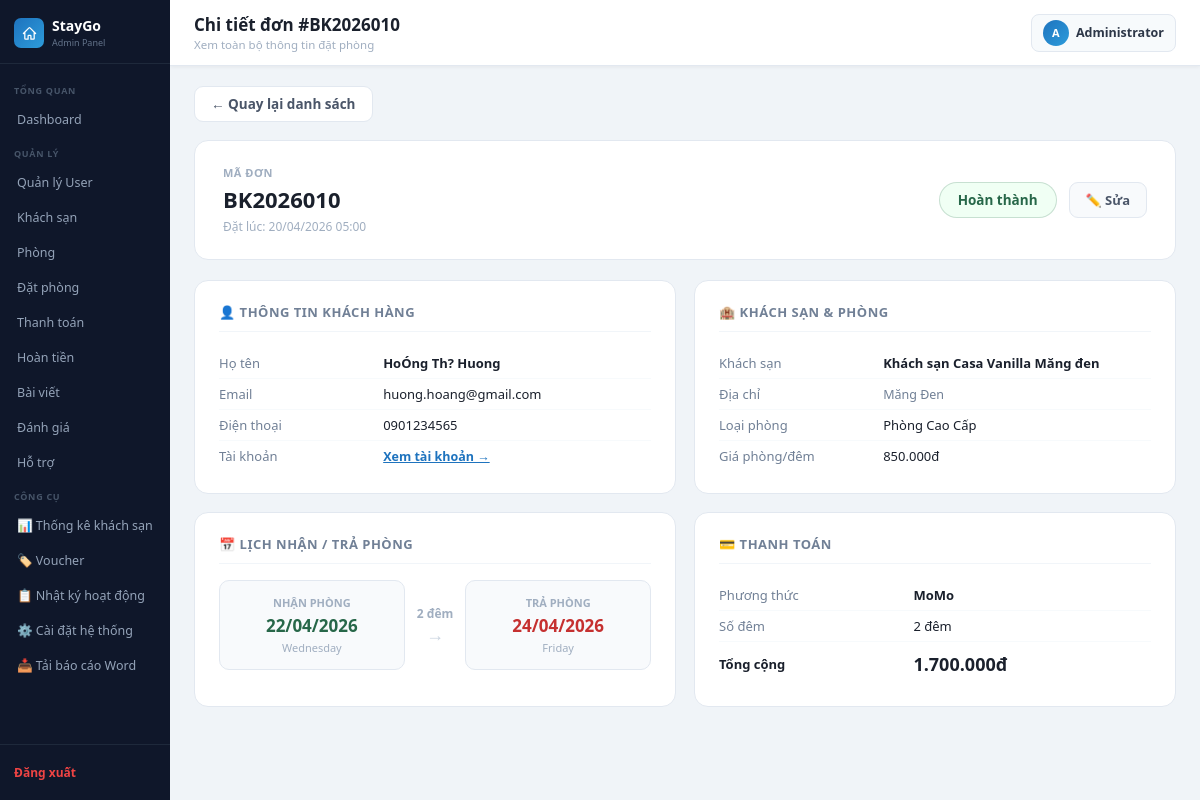
/admin_lvhuy_kontum/booking_detail.php?id=55 (signed in), run on the app's committed database.
### tables this page shows
CREATE TABLE `bookings` (
  `id` int(11) NOT NULL,
  `order_code` varchar(30) NOT NULL,
  `user_id` int(11) DEFAULT NULL,
  `room_id` int(11) DEFAULT NULL,
  `full_name` varchar(100) DEFAULT NULL,
  `email` varchar(100) DEFAULT NULL,
  `phone` varchar(20) DEFAULT NULL,
  `check_in` date DEFAULT NULL,
  `check_out` date DEFAULT NULL,
  `total_price` decimal(10,2) DEFAULT NULL,
  `payment_method` enum('bank','momo','vnpay','hotel','card') NOT NULL,
  `note` text DEFAULT NULL,
  `voucher_code` varchar(30) DEFAULT NULL,
  `discount_amount` decimal(10,2) NOT NULL DEFAULT 0.00,
  `status` varchar(20) NOT NULL DEFAULT 'pending',
  `created_at` timestamp NOT NULL DEFAULT current_timestamp(),
  `updated_at` timestamp NULL DEFAULT NULL ON UPDATE current_timestamp(),
  `refund_requested` tinyint(1) DEFAULT 0,
  `refund_requested_at` datetime DEFAULT NULL,
  `refund_amount` decimal(15,2) DEFAULT 0.00
);

CREATE TABLE `hotels` (
  `id` int(11) NOT NULL,
  `name` varchar(150) DEFAULT NULL,
  `address` varchar(255) DEFAULT NULL,
  `description` text DEFAULT NULL,
  `image` varchar(255) DEFAULT NULL,
  `created_at` timestamp NOT NULL DEFAULT current_timestamp(),
  `updated_at` timestamp NULL DEFAULT NULL ON UPDATE current_timestamp(),
  `location_id` int(11) DEFAULT NULL,
  `rating` decimal(2,1) DEFAULT 0.0,
  `review_text` varchar(50) DEFAULT NULL,
  `review_count` int(11) DEFAULT 0,
  `price` int(11) DEFAULT NULL,
  `old_price` int(11) DEFAULT NULL,
  `checkin_time` varchar(10) DEFAULT '14:00',
  `checkout_time` varchar(10) DEFAULT '12:00',
  `is_active` tinyint(1) DEFAULT 0,
  `is_weekend_deal` tinyint(1) NOT NULL DEFAULT 0,
  `star_category` tinyint(1) NOT NULL DEFAULT 3 COMMENT '1-5 sao (hang khach san)'
);

CREATE TABLE `rooms` (
  `id` int(11) NOT NULL,
  `hotel_id` int(11) DEFAULT NULL,
  `room_name` varchar(100) DEFAULT NULL,
  `bed_type` varchar(100) DEFAULT NULL,
  `price` decimal(10,2) DEFAULT NULL,
  `quantity` int(11) DEFAULT NULL,
  `is_active` tinyint(1) NOT NULL DEFAULT 1,
  `description` text DEFAULT NULL,
  `max_guests` int(11) NOT NULL DEFAULT 2,
  `created_at` timestamp NOT NULL DEFAULT current_timestamp(),
  `updated_at` timestamp NULL DEFAULT NULL ON UPDATE current_timestamp(),
  `image` varchar(255) DEFAULT NULL
);

### admin_lvhuy_kontum/booking_detail.php (the view, shortened to what this page needs)
<?php
include("../config/database.php");
$id = isset($_GET['id']) ? (int)$_GET['id'] : 0;
$booking = $conn->query("
    SELECT b.*,
        u.full_name AS user_full_name, u.email AS user_email, u.phone AS user_phone, u.id AS user_id,
        r.room_name, r.price AS room_price, r.id AS room_id,
        h.name AS hotel_name, h.address AS hotel_address, h.id AS hotel_id
    FROM bookings b
    LEFT JOIN users  u  ON b.user_id  = u.id
    LEFT JOIN rooms  r  ON b.room_id  = r.id
    LEFT JOIN hotels h  ON r.hotel_id = h.id
    WHERE b.id = $id
")->fetch_assoc();
$page_title    = 'Chi tiết đơn #' . htmlspecialchars($booking['order_code']);
$page_subtitle = 'Xem toàn bộ thông tin đặt phòng';
include("../includes/admin_header.php");
$status_map = [
    'pending'   => ['Chờ xác nhận', '#b7791f', '#fffbeb'],
    'confirmed' => ['Đã xác nhận',  '#1e73be', '#ebf8ff'],
    'cancelled' => ['Đã huỷ',       '#c53030', '#fff5f5'],
    'completed' => ['Hoàn thành',   '#276749', '#f0fff4'],
];
$sm = $status_map[$booking['status']] ?? ['Không rõ', '#718096', '#f7fafc'];
$pay_map = ['bank'=>'Chuyển khoản','momo'=>'MoMo','vnpay'=>'VNPay','hotel'=>'Tại khách sạn','card'=>'Thẻ tín dụng'];
$nights = 0;
if ($booking['check_in'] && $booking['check_out']) {
    $nights = (int)round((strtotime($booking['check_out']) - strtotime($booking['check_in'])) / 86400);
}
?>
<div style="margin-bottom:18px">
    <a href="bookings.php" style="display:inline-flex;align-items:center;gap:6px;color:#4a5568;text-decoration:none;font-size:13.5px;font-weight:600;
        padding:8px 16px;border:1.5px solid #e2e8f0;border-radius:9px;background:#fff;transition:background .15s"
        onmouseover="this.style.background='#f8fafc'" onmouseout="this.style.background='#fff'">
        ← Quay lại danh sách
    </a>
</div>
<div style="background:#fff;border-radius:14px;border:1.5px solid #e2e8f0;padding:24px 28px;margin-bottom:20px;display:flex;align-items:center;justify-content:space-between;flex-wrap:wrap;gap:14px">
    <div>
        <div style="font-size:11px;color:#a0aec0;font-weight:700;text-transform:uppercase;letter-spacing:.5px;margin-bottom:4px">Mã đơn</div>
        <div style="font-size:22px;font-weight:800;color:#1a202c"><?= htmlspecialchars($booking['order_code']) ?></div>
        <div style="font-size:12px;color:#a0aec0;margin-top:4px">
            Đặt lúc: <?= date('d/m/Y H:i', strtotime($booking['created_at'])) ?>
        </div>
    </div>
    <div style="display:flex;align-items:center;gap:12px;flex-wrap:wrap">
        <span style="padding:8px 18px;border-radius:20px;font-size:13.5px;font-weight:700;
            color:<?= $sm[1] ?>;background:<?= $sm[2] ?>;border:1.5px solid <?= $sm[1] ?>33">
            <?= $sm[0] ?>
        </span>
        <a href="booking_edit.php?id=<?= $booking['id'] ?>"
           style="display:inline-flex;align-items:center;gap:5px;padding:8px 16px;background:#f8fafc;color:#4a5568;border:1.5px solid #e2e8f0;border-radius:9px;text-decoration:none;font-size:13px;font-weight:600">
            ✏️ Sửa
        </a>
    </div>
</div>
<div style="display:grid;grid-template-columns:1fr 1fr;gap:18px;margin-bottom:20px">
    <div style="background:#fff;border-radius:14px;border:1.5px solid #e2e8f0;padding:22px 24px">
        <div style="font-size:13px;font-weight:700;color:#718096;text-transform:uppercase;letter-spacing:.5px;margin-bottom:16px;border-bottom:1px solid #f1f5f9;padding-bottom:10px">
            👤 Thông tin khách hàng
        </div>
        <table style="width:100%;border-collapse:collapse;font-size:13.5px">
            <tr>
                <td style="padding:6px 0;color:#718096;width:38%">Họ tên</td>
                <td style="padding:6px 0;font-weight:600;color:#1a202c"><?= htmlspecialchars($booking['full_name'] ?? '—') ?></td>
            </tr>
            <tr>
                <td style="padding:6px 0;color:#718096">Email</td>
                <td style="padding:6px 0;color:#1a202c"><?= htmlspecialchars($booking['email'] ?? '—') ?></td>
            </tr>
            <tr>
                <td style="padding:6px 0;color:#718096">Điện thoại</td>
                <td style="padding:6px 0;color:#1a202c"><?= htmlspecialchars($booking['phone'] ?? '—') ?></td>
            </tr>
            <?php if ($booking['user_id']): ?>
            <tr>
                <td style="padding:6px 0;color:#718096">Tài khoản</td>
                <td style="padding:6px 0">
                    <a href="edit_user.php?action=edit&id=<?= $booking['user_id'] ?>"
                       style="color:#1e73be;font-size:12.5px;font-weight:600">
                        Xem tài khoản →
                    </a>
                </td>
            </tr>
            <?php endif; ?>
        </table>
    </div>
    <div style="background:#fff;border-radius:14px;border:1.5px solid #e2e8f0;padding:22px 24px">
        <div style="font-size:13px;font-weight:700;color:#718096;text-transform:uppercase;letter-spacing:.5px;margin-bottom:16px;border-bottom:1px solid #f1f5f9;padding-bottom:10px">
            🏨 Khách sạn & Phòng
        </div>
        <table style="width:100%;border-collapse:collapse;font-size:13.5px">
            <tr>
                <td style="padding:6px 0;color:#718096;width:38%">Khách sạn</td>
                <td style="padding:6px 0;font-weight:600;color:#1a202c"><?= htmlspecialchars($booking['hotel_name'] ?? '—') ?></td>
            </tr>
            <tr>
                <td style="padding:6px 0;color:#718096">Địa chỉ</td>
                <td style="padding:6px 0;color:#718096;font-size:12.5px"><?= htmlspecialchars($booking['hotel_address'] ?? '—') ?></td>
            </tr>
            <tr>
                <td style="padding:6px 0;color:#718096">Loại phòng</td>
                <td style="padding:6px 0;color:#1a202c"><?= htmlspecialchars($booking['room_name'] ?? '—') ?></td>
            </tr>
            <tr>
                <td style="padding:6px 0;color:#718096">Giá phòng/đêm</td>
                <td style="padding:6px 0;color:#1a202c"><?= $booking['room_price'] ? number_format($booking['room_price'], 0, ',', '.') . 'đ' : '—' ?></td>
            </tr>
        </table>
    </div>
    <div style="background:#fff;border-radius:14px;border:1.5px solid #e2e8f0;padding:22px 24px">
        <div style="font-size:13px;font-weight:700;color:#718096;text-transform:uppercase;letter-spacing:.5px;margin-bottom:16px;border-bottom:1px solid #f1f5f9;padding-bottom:10px">
            📅 Lịch nhận / trả phòng
        </div>
        <div style="display:grid;grid-template-columns:1fr auto 1fr;gap:12px;align-items:center;margin-bottom:14px">
            <div style="text-align:center;padding:14px;background:#f8fafc;border-radius:10px;border:1.5px solid #e2e8f0">
                <div style="font-size:11px;color:#a0aec0;font-weight:600;margin-bottom:4px">NHẬN PHÒNG</div>
                <div style="font-size:17px;font-weight:800;color:#276749">
                    <?= $booking['check_in'] ? date('d/m/Y', strtotime($booking['check_in'])) : '—' ?>
                </div>
                <?php if ($booking['check_in']): ?>
                <div style="font-size:11px;color:#a0aec0;margin-top:3px"><?= date('l', strtotime($booking['check_in'])) ?></div>
                <?php endif; ?>
            </div>
            <div style="text-align:center">
                <div style="font-size:12px;font-weight:700;color:#a0aec0"><?= $nights ?> đêm</div>
                <div style="color:#cbd5e0;font-size:18px">→</div>
            </div>
            <div style="text-align:center;padding:14px;background:#f8fafc;border-radius:10px;border:1.5px solid #e2e8f0">
                <div style="font-size:11px;color:#a0aec0;font-weight:600;margin-bottom:4px">TRẢ PHÒNG</div>
                <div style="font-size:17px;font-weight:800;color:#c53030">
                    <?= $booking['check_out'] ? date('d/m/Y', strtotime($booking['check_out'])) : '—' ?>
                </div>
                <?php if ($booking['check_out']): ?>
                <div style="font-size:11px;color:#a0aec0;margin-top:3px"><?= date('l', strtotime($booking['check_out'])) ?></div>
                <?php endif; ?>
            </div>
        </div>
    </div>
    <div style="background:#fff;border-radius:14px;border:1.5px solid #e2e8f0;padding:22px 24px">
        <div style="font-size:13px;font-weight:700;color:#718096;text-transform:uppercase;letter-spacing:.5px;margin-bottom:16px;border-bottom:1px solid #f1f5f9;padding-bottom:10px">
            💳 Thanh toán
        </div>
        <table style="width:100%;border-collapse:collapse;font-size:13.5px">
            <tr>
                <td style="padding:6px 0;color:#718096;width:45%">Phương thức</td>
                <td style="padding:6px 0;font-weight:600;color:#1a202c">
                    <?= htmlspecialchars($pay_map[$booking['payment_method']] ?? strtoupper($booking['payment_method'])) ?>
                </td>
            </tr>
            <tr>
                <td style="padding:6px 0;color:#718096">Số đêm</td>
                <td style="padding:6px 0;color:#1a202c"><?= $nights ?> đêm</td>
            </tr>
            <tr>
                <td style="padding:10px 0 4px;color:#1a202c;font-weight:700;border-top:1.5px solid #f1f5f9">Tổng cộng</td>
                <td style="padding:10px 0 4px;font-size:18px;font-weight:800;color:#1a202c;border-top:1.5px solid #f1f5f9">
                    <?= number_format($booking['total_price'], 0, ',', '.') ?>đ
                </td>
            </tr>
        </table>
    </div>
</div>
<?php include("../includes/admin_footer.php"); ?>

### includes/admin_header.php (shortened to what this page needs)
<?php
$current_page = basename($_SERVER['PHP_SELF']);
$admin_name   = htmlspecialchars($_SESSION['admin_name'] ?? 'Admin');
$admin_avatar = strtoupper(mb_substr($_SESSION['admin_name'] ?? 'A', 0, 1));
?>
<!DOCTYPE html>
<html lang="vi">
<head>
    <link rel="stylesheet" href="/tour_khach_san_project/assets/css/admin.css">
</head>
<body>
<div class="admin-wrapper">
<aside class="sidebar">
    <div class="sidebar-brand">
        <div class="brand-icon">
        </div>
        <div>
            <h2>StayGo</h2>
            <span>Admin Panel</span>
        </div>
    </div>
    <nav class="sidebar-menu">
        <div class="menu-label">Tổng quan</div>
        <a href="/tour_khach_san_project/admin_lvhuy_kontum/dashboard.php"
           class="<?= $current_page === 'dashboard.php' ? 'active' : '' ?>">
            Dashboard
        </a>
        <div class="menu-label">Quản lý</div>
        <a href="/tour_khach_san_project/admin_lvhuy_kontum/users.php"
           class="<?= $current_page === 'users.php' ? 'active' : '' ?>">
            Quản lý User
        </a>
        <a href="/tour_khach_san_project/admin_lvhuy_kontum/hotels.php"
           class="<?= $current_page === 'hotels.php' ? 'active' : '' ?>">
            Khách sạn
        </a>
        <a href="/tour_khach_san_project/admin_lvhuy_kontum/rooms.php"
           class="<?= $current_page === 'rooms.php' ? 'active' : '' ?>">
            Phòng
        </a>
        <a href="/tour_khach_san_project/admin_lvhuy_kontum/bookings.php"
           class="<?= $current_page === 'bookings.php' ? 'active' : '' ?>">
            Đặt phòng
        </a>
        <a href="/tour_khach_san_project/admin_lvhuy_kontum/payments.php"
           class="<?= $current_page === 'payments.php' ? 'active' : '' ?>">
            Thanh toán
        </a>
        <a href="/tour_khach_san_project/admin_lvhuy_kontum/refund_requests.php"
           class="<?= $current_page === 'refund_requests.php' ? 'active' : '' ?>">
            Hoàn tiền
        </a>
        <a href="/tour_khach_san_project/admin_lvhuy_kontum/blog_list.php"
           class="<?= in_array($current_page, ['blog_list.php', 'blog_form.php']) ? 'active' : '' ?>">
            Bài viết
        </a>
        <a href="/tour_khach_san_project/admin_lvhuy_kontum/reviews.php"
           class="<?= $current_page === 'reviews.php' ? 'active' : '' ?>">
            Đánh giá
        </a>
        <a href="/tour_khach_san_project/admin_lvhuy_kontum/support_requests.php"
           class="<?= $current_page === 'support_requests.php' ? 'active' : '' ?>">
            Hỗ trợ
        </a>
        <div class="menu-label">Công cụ</div>
        <a href="/tour_khach_san_project/admin_lvhuy_kontum/hotel_stats.php"
           class="<?= $current_page === 'hotel_stats.php' ? 'active' : '' ?>">
            📊 Thống kê khách sạn
        </a>
        <a href="/tour_khach_san_project/admin_lvhuy_kontum/vouchers.php"
           class="<?= $current_page === 'vouchers.php' ? 'active' : '' ?>">
            🏷️ Voucher
        </a>
        <a href="/tour_khach_san_project/admin_lvhuy_kontum/activity_log.php"
           class="<?= $current_page === 'activity_log.php' ? 'active' : '' ?>">
            📋 Nhật ký hoạt động
        </a>
        <a href="/tour_khach_san_project/admin_lvhuy_kontum/site_settings.php"
           class="<?= $current_page === 'site_settings.php' ? 'active' : '' ?>">
            ⚙️ Cài đặt hệ thống
        </a>
        <a href="/tour_khach_san_project/download_report.php" target="_blank">
            📥 Tải báo cáo Word
        </a>
    </nav>
    <div class="sidebar-footer">
        <a href="/tour_khach_san_project/auth/logout_admin.php">
            Đăng xuất
        </a>
    </div>
</aside>
<div class="main">
    <div class="topbar">
        <div class="topbar-left">
            <h1><?= $page_title ?? 'Admin' ?></h1>
            <p><?= $page_subtitle ?? date('d/m/Y') ?></p>
        </div>
        <div class="topbar-right">
            <div class="topbar-admin">
                <div class="admin-avatar"><?= $admin_avatar ?></div>
                <?= $admin_name ?>
            </div>
        </div>
    </div>
    <div class="content">

### data on the page
bookings: order_code "Chi tiết đơn #BK2026010", order_code "BK2026010", created_at "20/04/2026 05:00", status "Hoàn thành", full_name "HoÓng Th? Huong", email "huong.hoang@gmail.com", phone "0901234565", hotels.name "Khách sạn Casa Vanilla Măng đen", hotels.address "Măng Đen", room.room_name "Phòng Cao Cấp", room.price "850.000", check_in "22/04/2026", check_in "Wednesday", nights "2", check_out "24/04/2026", check_out "Friday", payment_method "MoMo", total_price "1.700.000"

### other printed values
$page_subtitle "Xem toàn bộ thông tin đặt phòng"
$admin_avatar "A"
$admin_name "Administrator"
